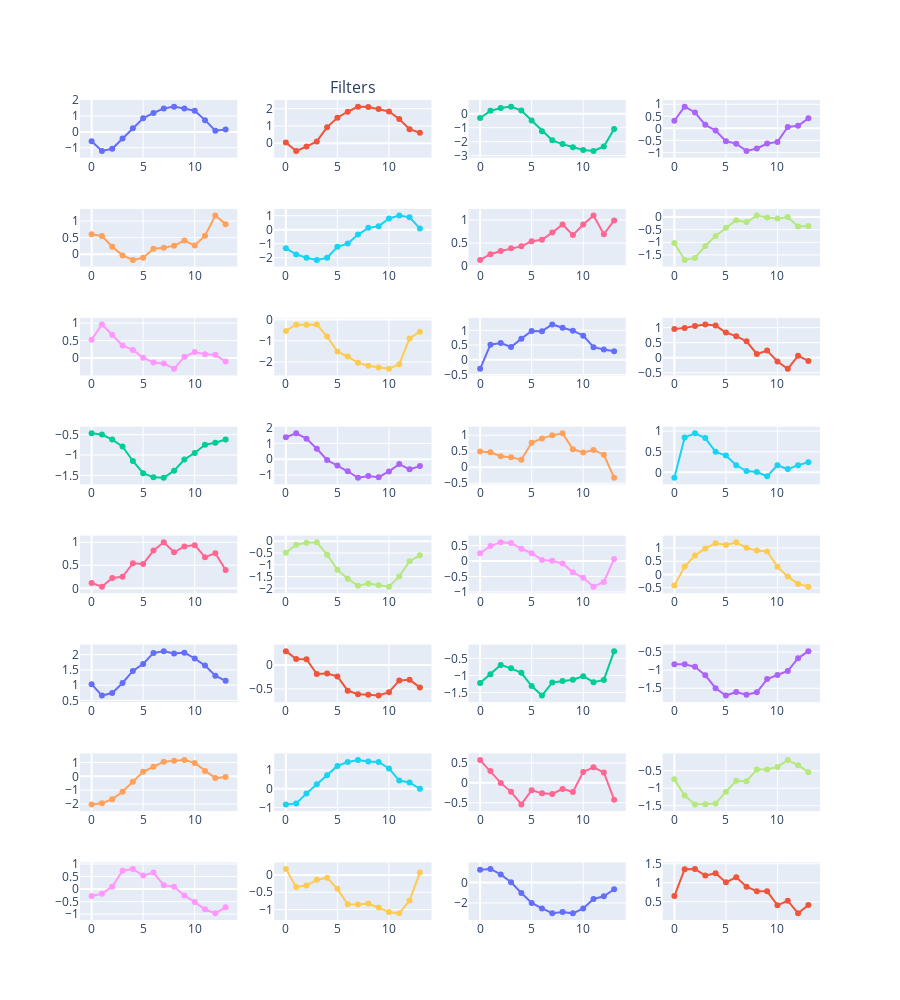

Here is the notebook cell this chart was saved with:
### Code cell
fig = make_subplots(rows=8, cols=4, subplot_titles = ['', 'Filters'])

row = 1
col = 1
for feature in range(0, 32):
    trace_data = []
    for time in range(0, 14):
        f_map = feature_maps[0][time][feature]
        trace_data.append(f_map)
    fig.add_trace(go.Scatter(y = trace_data), row=row, col=col)
    if col == 4:
        row = row + 1
        col = 1
    else:
        col = col + 1
        
fig.update_layout(showlegend = False, height = 1000)

### Figure 1 — Plotly figure (JSON) as saved in the notebook; plotly's stock layout.template omitted (floating-point values rounded to 4 significant figures)
{"data": [{"type": "scatter", "xaxis": "x", "y": [-0.5938, -1.209, -1.07, -0.4105, 0.2286, 0.863, 1.192, 1.484, 1.595, 1.473, 1.332, 0.742, 0.06773, 0.1546], "yaxis": "y"}, {"type": "scatter", "xaxis": "x2", "y": [0.03839, -0.452, -0.1965, 0.1036, 0.9314, 1.477, 1.824, 2.119, 2.099, 1.981, 1.842, 1.403, 0.8111, 0.6029], "yaxis": "y2"}, {"type": "scatter", "xaxis": "x3", "y": [-0.3114, 0.2048, 0.4113, 0.5048, 0.2232, -0.4912, -1.252, -1.908, -2.176, -2.396, -2.598, -2.672, -2.349, -1.104], "yaxis": "y3"}, {"type": "scatter", "xaxis": "x4", "y": [0.3152, 0.9019, 0.6578, 0.1449, -0.09074, -0.5377, -0.6361, -0.9434, -0.8381, -0.6322, -0.566, 0.05481, 0.1099, 0.4152], "yaxis": "y4"}, {"type": "scatter", "xaxis": "x5", "y": [0.6061, 0.5513, 0.2271, -0.03667, -0.1741, -0.1085, 0.1623, 0.1949, 0.2576, 0.4135, 0.2616, 0.5575, 1.17, 0.9097], "yaxis": "y5"}, {"type": "scatter", "xaxis": "x6", "y": [-1.342, -1.774, -2.012, -2.172, -2.016, -1.233, -0.9968, -0.3547, 0.1295, 0.2386, 0.8053, 1.013, 0.8964, 0.07986], "yaxis": "y6"}, {"type": "scatter", "xaxis": "x7", "y": [0.1348, 0.2593, 0.327, 0.3858, 0.4291, 0.541, 0.5702, 0.7279, 0.9039, 0.6737, 0.903, 1.097, 0.6912, 0.9917], "yaxis": "y7"}, {"type": "scatter", "xaxis": "x8", "y": [-1.028, -1.699, -1.619, -1.149, -0.75, -0.4218, -0.1218, -0.199, 0.06146, -0.01484, -0.05236, 0.0006509, -0.3719, -0.3557], "yaxis": "y8"}, {"type": "scatter", "xaxis": "x9", "y": [0.5232, 0.9625, 0.6669, 0.3583, 0.2334, 0.01169, -0.128, -0.1514, -0.3067, 0.03953, 0.1737, 0.1072, 0.09374, -0.09838], "yaxis": "y9"}, {"type": "scatter", "xaxis": "x10", "y": [-0.5398, -0.248, -0.2527, -0.2329, -0.8006, -1.502, -1.743, -2.04, -2.174, -2.256, -2.321, -2.11, -0.8904, -0.5749], "yaxis": "y10"}, {"type": "scatter", "xaxis": "x11", "y": [-0.3111, 0.5108, 0.5677, 0.4316, 0.7161, 0.9764, 0.9709, 1.199, 1.088, 0.9875, 0.8179, 0.4247, 0.3462, 0.2906], "yaxis": "y11"}, {"type": "scatter", "xaxis": "x12", "y": [0.9555, 0.9916, 1.054, 1.106, 1.069, 0.837, 0.7171, 0.5426, 0.1228, 0.2363, -0.1294, -0.3722, 0.06298, -0.109], "yaxis": "y12"}, {"type": "scatter", "xaxis": "x13", "y": [-0.4684, -0.4979, -0.6215, -0.7883, -1.147, -1.446, -1.548, -1.558, -1.385, -1.111, -0.95, -0.7488, -0.6975, -0.6183], "yaxis": "y13"}, {"type": "scatter", "xaxis": "x14", "y": [1.384, 1.631, 1.298, 0.6603, -0.05248, -0.3919, -0.764, -1.173, -1.058, -1.136, -0.7707, -0.3114, -0.64, -0.4384], "yaxis": "y14"}, {"type": "scatter", "xaxis": "x15", "y": [0.4887, 0.4636, 0.3426, 0.3133, 0.2346, 0.7627, 0.9003, 0.9945, 1.058, 0.5609, 0.4606, 0.5378, 0.3899, -0.3316], "yaxis": "y15"}, {"type": "scatter", "xaxis": "x16", "y": [-0.1301, 0.8467, 0.9455, 0.8302, 0.4979, 0.4068, 0.172, 0.0311, 0.008037, -0.0935, 0.1719, 0.07908, 0.1751, 0.2453], "yaxis": "y16"}, {"type": "scatter", "xaxis": "x17", "y": [0.1151, 0.0363, 0.2241, 0.2514, 0.5448, 0.5269, 0.8198, 0.9996, 0.7825, 0.9083, 0.9374, 0.6757, 0.7613, 0.3969], "yaxis": "y17"}, {"type": "scatter", "xaxis": "x18", "y": [-0.4866, -0.1427, -0.05935, -0.04077, -0.5669, -1.207, -1.59, -1.893, -1.8, -1.874, -1.93, -1.493, -0.8458, -0.5973], "yaxis": "y18"}, {"type": "scatter", "xaxis": "x19", "y": [0.2493, 0.4825, 0.6066, 0.5839, 0.3989, 0.2517, 0.03413, 0.01088, -0.08108, -0.365, -0.5415, -0.8291, -0.6771, 0.06745], "yaxis": "y19"}, {"type": "scatter", "xaxis": "x20", "y": [-0.4171, 0.2986, 0.7173, 0.9816, 1.179, 1.11, 1.216, 1.008, 0.9011, 0.8707, 0.2965, -0.07822, -0.3528, -0.4566], "yaxis": "y20"}, {"type": "scatter", "xaxis": "x21", "y": [1.033, 0.6609, 0.7446, 1.072, 1.467, 1.696, 2.055, 2.112, 2.036, 2.064, 1.873, 1.641, 1.308, 1.141], "yaxis": "y21"}, {"type": "scatter", "xaxis": "x22", "y": [0.2911, 0.1248, 0.1211, -0.1879, -0.175, -0.2394, -0.5371, -0.6127, -0.6231, -0.6399, -0.5685, -0.3219, -0.311, -0.4686], "yaxis": "y22"}, {"type": "scatter", "xaxis": "x23", "y": [-1.219, -0.9616, -0.6889, -0.789, -0.9204, -1.311, -1.588, -1.203, -1.162, -1.122, -1.02, -1.196, -1.128, -0.2863], "yaxis": "y23"}, {"type": "scatter", "xaxis": "x24", "y": [-0.8364, -0.8394, -0.9076, -1.141, -1.499, -1.701, -1.604, -1.676, -1.61, -1.247, -1.132, -1.02, -0.6719, -0.4743], "yaxis": "y24"}, {"type": "scatter", "xaxis": "x25", "y": [-2.035, -1.948, -1.654, -1.119, -0.3905, 0.3303, 0.6958, 1.058, 1.136, 1.177, 0.9738, 0.3916, -0.1287, -0.05561], "yaxis": "y25"}, {"type": "scatter", "xaxis": "x26", "y": [-0.8376, -0.7813, -0.2564, 0.2355, 0.7123, 1.216, 1.424, 1.526, 1.449, 1.425, 1.083, 0.4359, 0.3329, -0.004765], "yaxis": "y26"}, {"type": "scatter", "xaxis": "x27", "y": [0.5727, 0.2961, -0.002263, -0.2267, -0.5447, -0.1854, -0.2648, -0.2797, -0.1527, -0.2317, 0.2745, 0.3916, 0.2624, -0.4243], "yaxis": "y27"}, {"type": "scatter", "xaxis": "x28", "y": [-0.7464, -1.208, -1.464, -1.456, -1.44, -1.099, -0.7876, -0.7973, -0.4665, -0.465, -0.3901, -0.1954, -0.3415, -0.5411], "yaxis": "y28"}, {"type": "scatter", "xaxis": "x29", "y": [-0.2789, -0.1826, 0.095, 0.7354, 0.8014, 0.5367, 0.6608, 0.1533, 0.08879, -0.2539, -0.5187, -0.8069, -0.9694, -0.7271], "yaxis": "y29"}, {"type": "scatter", "xaxis": "x30", "y": [0.1734, -0.3447, -0.302, -0.1409, -0.07813, -0.4016, -0.8497, -0.8543, -0.8253, -0.9423, -1.071, -1.11, -0.7343, 0.06852], "yaxis": "y30"}, {"type": "scatter", "xaxis": "x31", "y": [1.25, 1.328, 0.7895, 0.01998, -1.023, -2.005, -2.543, -3.012, -2.889, -3.024, -2.539, -1.613, -1.354, -0.6602], "yaxis": "y31"}, {"type": "scatter", "xaxis": "x32", "y": [0.6493, 1.357, 1.362, 1.188, 1.251, 1.01, 1.144, 0.8975, 0.7787, 0.7738, 0.4074, 0.5274, 0.1952, 0.4175], "yaxis": "y32"}], "layout": {"annotations": [{"font": {"size": 16}, "showarrow": false, "text": "Filters", "x": 0.3688, "xanchor": "center", "xref": "paper", "y": 1, "yanchor": "bottom", "yref": "paper"}], "height": 1000, "showlegend": false, "xaxis": {"anchor": "y", "domain": [0, 0.2125]}, "xaxis10": {"anchor": "y10", "domain": [0.2625, 0.475]}, "xaxis11": {"anchor": "y11", "domain": [0.525, 0.7375]}, "xaxis12": {"anchor": "y12", "domain": [0.7875, 1]}, "xaxis13": {"anchor": "y13", "domain": [0, 0.2125]}, "xaxis14": {"anchor": "y14", "domain": [0.2625, 0.475]}, "xaxis15": {"anchor": "y15", "domain": [0.525, 0.7375]}, "xaxis16": {"anchor": "y16", "domain": [0.7875, 1]}, "xaxis17": {"anchor": "y17", "domain": [0, 0.2125]}, "xaxis18": {"anchor": "y18", "domain": [0.2625, 0.475]}, "xaxis19": {"anchor": "y19", "domain": [0.525, 0.7375]}, "xaxis2": {"anchor": "y2", "domain": [0.2625, 0.475]}, "xaxis20": {"anchor": "y20", "domain": [0.7875, 1]}, "xaxis21": {"anchor": "y21", "domain": [0, 0.2125]}, "xaxis22": {"anchor": "y22", "domain": [0.2625, 0.475]}, "xaxis23": {"anchor": "y23", "domain": [0.525, 0.7375]}, "xaxis24": {"anchor": "y24", "domain": [0.7875, 1]}, "xaxis25": {"anchor": "y25", "domain": [0, 0.2125]}, "xaxis26": {"anchor": "y26", "domain": [0.2625, 0.475]}, "xaxis27": {"anchor": "y27", "domain": [0.525, 0.7375]}, "xaxis28": {"anchor": "y28", "domain": [0.7875, 1]}, "xaxis29": {"anchor": "y29", "domain": [0, 0.2125]}, "xaxis3": {"anchor": "y3", "domain": [0.525, 0.7375]}, "xaxis30": {"anchor": "y30", "domain": [0.2625, 0.475]}, "xaxis31": {"anchor": "y31", "domain": [0.525, 0.7375]}, "xaxis32": {"anchor": "y32", "domain": [0.7875, 1]}, "xaxis4": {"anchor": "y4", "domain": [0.7875, 1]}, "xaxis5": {"anchor": "y5", "domain": [0, 0.2125]}, "xaxis6": {"anchor": "y6", "domain": [0.2625, 0.475]}, "xaxis7": {"anchor": "y7", "domain": [0.525, 0.7375]}, "xaxis8": {"anchor": "y8", "domain": [0.7875, 1]}, "xaxis9": {"anchor": "y9", "domain": [0, 0.2125]}, "yaxis": {"anchor": "x", "domain": [0.9297, 1]}, "yaxis10": {"anchor": "x10", "domain": [0.6641, 0.7344]}, "yaxis11": {"anchor": "x11", "domain": [0.6641, 0.7344]}, "yaxis12": {"anchor": "x12", "domain": [0.6641, 0.7344]}, "yaxis13": {"anchor": "x13", "domain": [0.5312, 0.6016]}, "yaxis14": {"anchor": "x14", "domain": [0.5312, 0.6016]}, "yaxis15": {"anchor": "x15", "domain": [0.5312, 0.6016]}, "yaxis16": {"anchor": "x16", "domain": [0.5312, 0.6016]}, "yaxis17": {"anchor": "x17", "domain": [0.3984, 0.4688]}, "yaxis18": {"anchor": "x18", "domain": [0.3984, 0.4688]}, "yaxis19": {"anchor": "x19", "domain": [0.3984, 0.4688]}, "yaxis2": {"anchor": "x2", "domain": [0.9297, 1]}, "yaxis20": {"anchor": "x20", "domain": [0.3984, 0.4688]}, "yaxis21": {"anchor": "x21", "domain": [0.2656, 0.3359]}, "yaxis22": {"anchor": "x22", "domain": [0.2656, 0.3359]}, "yaxis23": {"anchor": "x23", "domain": [0.2656, 0.3359]}, "yaxis24": {"anchor": "x24", "domain": [0.2656, 0.3359]}, "yaxis25": {"anchor": "x25", "domain": [0.1328, 0.2031]}, "yaxis26": {"anchor": "x26", "domain": [0.1328, 0.2031]}, "yaxis27": {"anchor": "x27", "domain": [0.1328, 0.2031]}, "yaxis28": {"anchor": "x28", "domain": [0.1328, 0.2031]}, "yaxis29": {"anchor": "x29", "domain": [0, 0.07031]}, "yaxis3": {"anchor": "x3", "domain": [0.9297, 1]}, "yaxis30": {"anchor": "x30", "domain": [0, 0.07031]}, "yaxis31": {"anchor": "x31", "domain": [0, 0.07031]}, "yaxis32": {"anchor": "x32", "domain": [0, 0.07031]}, "yaxis4": {"anchor": "x4", "domain": [0.9297, 1]}, "yaxis5": {"anchor": "x5", "domain": [0.7969, 0.8672]}, "yaxis6": {"anchor": "x6", "domain": [0.7969, 0.8672]}, "yaxis7": {"anchor": "x7", "domain": [0.7969, 0.8672]}, "yaxis8": {"anchor": "x8", "domain": [0.7969, 0.8672]}, "yaxis9": {"anchor": "x9", "domain": [0.6641, 0.7344]}}}
